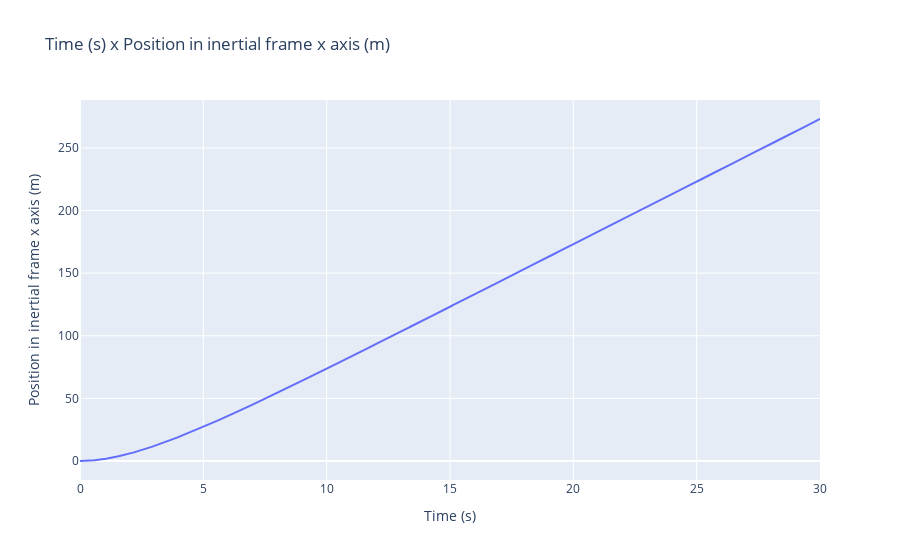

The cell this chart's notebook holds for it:
### Code cell
sim.x.plot2D2()

### Figure 1 — Plotly figure (JSON) as saved in the notebook; plotly's stock layout.template omitted (floating-point values rounded to 4 significant figures; data arrays with more than 128 entries replaced by an {"elided": "..."} marker saying what was removed)
{"data": [{"name": "x", "type": "scatter", "x": {"elided": "10001 float values"}, "y": {"elided": "10001 float values"}}], "layout": {"title": {"text": "Time (s) x Position in inertial frame x axis (m)"}, "xaxis": {"title": {"text": "Time (s)"}}, "yaxis": {"title": {"text": "Position in inertial frame x axis (m)"}}}}
